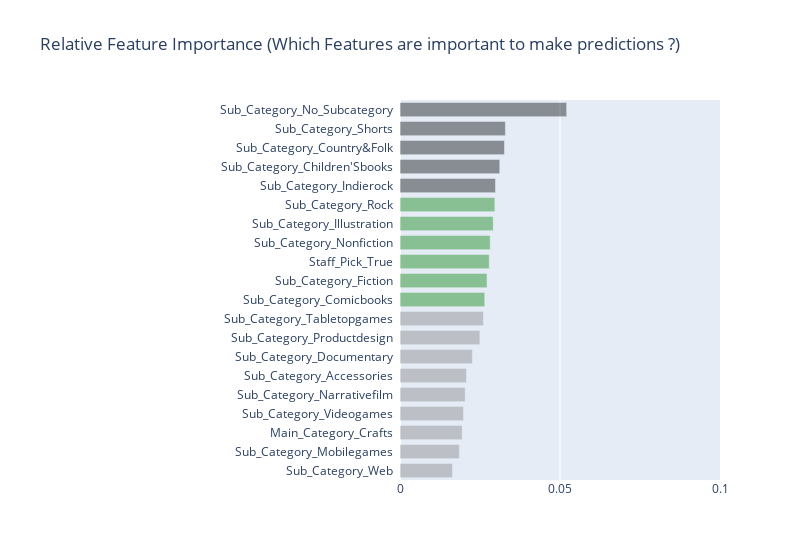

Notebook source saved alongside this figure:
### Markdown cell above
Next, we will determine the importance of the individual features in our advanced model.

### Code cell
feature_importances = pd.DataFrame(xgb_opt.feature_importances_, index = X_adv.columns, columns=['importance'])
feature_importances = feature_importances.sort_values('importance', ascending=False)

colors = ["gray"] * 9 + ["green"]*6
trace1 = go.Bar(y = [x.title()+"  " for x in feature_importances.index[:20][::-1]], 
                x = feature_importances.importance[:20][::-1], 
                name="feature importance (relative)",
                marker=dict(color=colors, opacity=0.4), orientation = "h")

data = [trace1]

layout = go.Layout(
    margin=dict(l=400), width = 800,
    xaxis=dict(range=(0.0,0.1)),
    title='Relative Feature Importance (Which Features are important to make predictions ?)',
    barmode='group',
    bargap=0.25
)
fig = go.Figure(data=data, layout=layout)
fig

### Figure 1 — Plotly figure (JSON) as saved in the notebook; plotly's stock layout.template omitted (floating-point values rounded to 4 significant figures)
{"data": [{"marker": {"color": ["gray", "gray", "gray", "gray", "gray", "gray", "gray", "gray", "gray", "green", "green", "green", "green", "green", "green"], "opacity": 0.4}, "name": "feature importance (relative)", "orientation": "h", "type": "bar", "x": [0.01641, 0.01856, 0.01944, 0.01984, 0.02038, 0.02075, 0.02262, 0.02497, 0.02607, 0.02647, 0.02718, 0.02789, 0.02818, 0.02913, 0.02964, 0.02984, 0.03118, 0.03265, 0.03294, 0.05208], "y": ["Sub_Category_Web  ", "Sub_Category_Mobilegames  ", "Main_Category_Crafts  ", "Sub_Category_Videogames  ", "Sub_Category_Narrativefilm  ", "Sub_Category_Accessories  ", "Sub_Category_Documentary  ", "Sub_Category_Productdesign  ", "Sub_Category_Tabletopgames  ", "Sub_Category_Comicbooks  ", "Sub_Category_Fiction  ", "Staff_Pick_True  ", "Sub_Category_Nonfiction  ", "Sub_Category_Illustration  ", "Sub_Category_Rock  ", "Sub_Category_Indierock  ", "Sub_Category_Children'Sbooks  ", "Sub_Category_Country&Folk  ", "Sub_Category_Shorts  ", "Sub_Category_No_Subcategory  "]}], "layout": {"bargap": 0.25, "barmode": "group", "margin": {"l": 400}, "title": {"text": "Relative Feature Importance (Which Features are important to make predictions ?)"}, "width": 800, "xaxis": {"range": [0, 0.1]}}}
